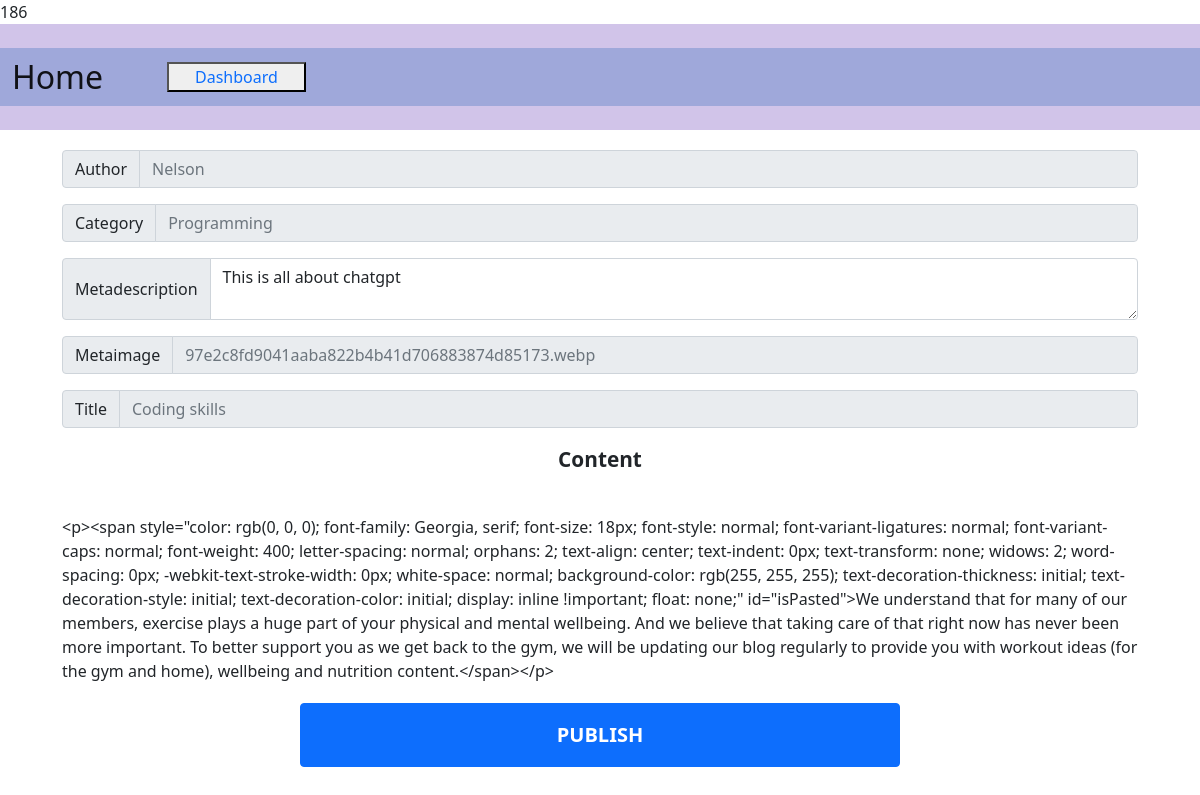
The app's page /project1/oscar/editor/html/popular/publish.php?table=drafts&id=186 with its own data.
### tables this page shows
CREATE TABLE `drafts` (
  `ID` int(25) NOT NULL,
  `Author` varchar(255) NOT NULL,
  `Content` longtext NOT NULL,
  `Title` longtext NOT NULL,
  `Category` varchar(255) NOT NULL,
  `Metaimage` varchar(255) NOT NULL,
  `Metadescription` varchar(255) NOT NULL,
  `userimage` varchar(100) NOT NULL
);

### project1/oscar/editor/html/popular/publish.php (the view, shortened to what this page needs)
<?php
include('../../../includes/conn.php');
if($conn){
    $id = mysqli_real_escape_string($conn, $_GET['id']);
    if($_GET['id']){
        $sql = "SELECT * FROM drafts WHERE id = $id";
        $query = mysqli_query($conn, $sql);
        $results = mysqli_fetch_all($query, MYSQLI_ASSOC);
        print_r($results[0]['ID']);
    }
}
?>
<!DOCTYPE html>
<html lang="en">
<head>
    <link href="https://cdn.jsdelivr.net/npm/bootstrap@5.0.2/dist/css/bootstrap.min.css" rel="stylesheet">
</head>
<body>
    <div class="row header">
            <nav class="nav navbar navbar-expand-sm navbar-light py-4">
                <div class="container-fluid">
                    <a class="navbar-brand" href="../../.././editor/html/popular/Home/index.php" style="fontweight: bolder; font-size: 200%;">Home</a>
                    <div class="collapse navbar-collapse mx-5" id="navbarNav">
                        <button>
                            <a href="../../.././pages/dashboard.php" style="text-decoration: none; margin: 20px">Dashboard</a>
                        </button>
                    </div>
                </div>
            </nav>
    </div>
    <form action="publish.php?id=<?php echo htmlspecialchars($_GET['id']) ?>" method="post">
        <div class="row all">
            <div class="input-group flex-nowrap mb-3">
                <span class="input-group-text" id="addon-wrapping">Author</span>
                <input type="text" class="form-control disabled" placeholder="<?php echo htmlspecialchars($results[0]['Author']); ?>" aria-label="Username" aria-describedby="addon-wrapping" disabled>
            </div>
            <div class="input-group flex-nowrap mb-3">
                <span class="input-group-text" id="addon-wrapping">Category</span>
                <input type="text" class="form-control disabled" placeholder="<?php echo htmlspecialchars($results[0]['Category']); ?>" aria-label="Username" aria-describedby="addon-wrapping" disabled>
            </div><br>
            <div class="input-group flex-nowrap mb-3">
                <span class="input-group-text" id="addon-wrapping">Metadescription</span>
                <textarea class="form-control" aria-label="With textarea"><?php echo htmlspecialchars($results[0]['Metadescription']); ?></textarea>
            </div>
            <div class="input-group flex-nowrap mb-3">
                <span class="input-group-text" id="addon-wrapping">Metaimage</span>
                <input type="text" class="form-control disabled" placeholder="<?php echo htmlspecialchars($results[0]['Metaimage']); ?>" aria-label="Username" aria-describedby="addon-wrapping" disabled>
            </div>
            <div class="input-group flex-nowrap mb-3">
                <span class="input-group-text" id="addon-wrapping">Title</span>
                <input type="text" class="form-control disabled" placeholder="<?php echo htmlspecialchars($results[0]['Title']); ?>" aria-label="Username" aria-describedby="addon-wrapping" disabled>
            </div>
            <div class="Title">
                Content
            </div>
            <div class="content">
                <?php echo htmlspecialchars($results[0]['Content']); ?>
            </div>
        </div>
        <div class="d-grid gap-2 col-6 mx-auto">
        <button type="button" class="btn btn-primary py-3 text-uppercase fs-5 fw-bolder publish" value="<?php echo $results[0]['ID']; ?>">Publish</button>
        </div>
    </form>
</body>
</html>

### project1/oscar/editor/html/popular/publish.php (style rules this page uses)
.all { margin: 20px 50px; }
.title { Text-align: center; Font-weight: bolder; font-size: 130% }
.content { margin-top: 5vh; }
.nav { background-color: #d1c4e9; }
.container-fluid { background-color: #9fa8da; }

### records on screen
drafts: Author "Nelson", Category "Programming", Metadescription "This is all about chatgpt", Metaimage "97e2c8fd9041aaba822b4b41d706883874d85173.webp", Title "Coding skills", Content "<p><span style=\"color: rgb(0, 0, 0); font-family: Georgia, serif; font-size: 18px; font-style: normal; font-variant-ligatures: normal; font-variant-caps: normal; font-weight: 400; letter-spacing: normal; orphans: 2; text-align: center; text-indent: 0px; text-transform: none; widows: 2; word-spacing: 0px; -webkit-text-stroke-width: 0px; white-space: normal; background-color: rgb(255, 255, 255); text-decoration-thickness: initial; text-decoration-style: initial; text-decoration-color: initial; display: inline !important; float: none;\" id=\"isPasted\">We understand that for many of our members, exercise plays a huge part of your physical and mental wellbeing. And we believe that taking care of…"
